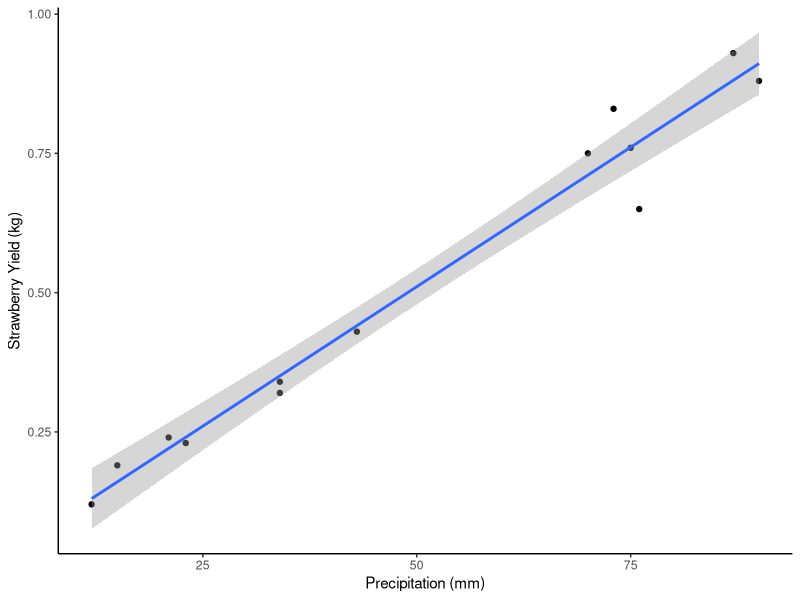

Reproduce this figure in R.
library(ggplot2)
library(cowplot)
dat = read.csv("sbry.csv", header = TRUE)
head(dat)
dim(dat)
ggplot(data = dat,
       aes(x = Precipitation, y = Strawberry.Yield)) +
  geom_point() +
  xlab("Precipitation (mm)") +
  ylab("Strawberry Yield (kg)") +
  stat_smooth(method="lm") +
  theme_classic()